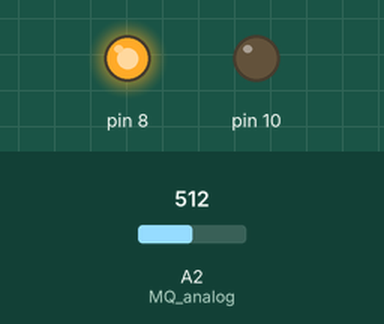
Simulated run of this sketch. Board: Arduino Uno, built with avr-gcc and run on an emulated ATmega328P. Shown: output pins drawn as LEDs (lit = HIGH). The test bench sets the inputs (shaded band); at power-on: A2 (MQ_analog) = 512. What the sketch prints to the serial monitor is not drawn.

Above: at 0.1 s.
Timing chart, 0 to 1.6 s (numbered marks = the images above):
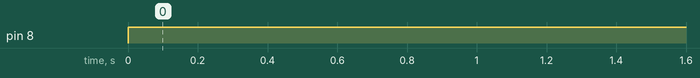

The sketch:

SensorMQ135.ino
```cpp
#define MQ_analog A2
#define MQ_dig 7
int valor_analog;
int valor_dig;
void setup() {
   Serial.begin(9600);
   pinMode(MQ_analog, INPUT);
   pinMode(MQ_dig, INPUT);
   pinMode(8, OUTPUT);
   pinMode(10, OUTPUT);
}
void loop() {
   valor_analog = analogRead(MQ_analog); //
   Serial.println(valor_analog);
   if(valor_analog <= 100){
     digitalWrite(10, HIGH);
     digitalWrite(8, LOW);
   }else{
     digitalWrite(8, HIGH);
     digitalWrite(10, LOW);
   }
   delay(60000);
}
```

Measured:
- by itself, pin 8: LOW → HIGH at 0.00 s
